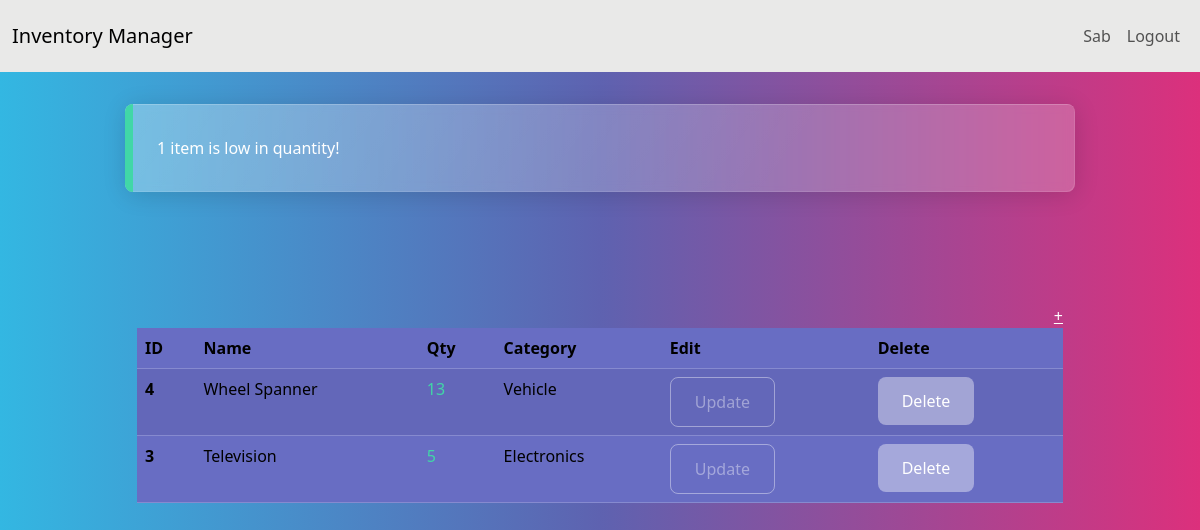
The page /dashboard/ (signed in) on the database its author committed.
### Inv/models.py (models this page shows, shortened)
class Item(models.Model):
    name = models.CharField(max_length=100)
    quantity = models.PositiveIntegerField()
    category = models.ForeignKey("Category", on_delete=models.SET_NULL, blank=True, null=True)
    createdDate = models.DateTimeField(auto_now_add=True)
    user = models.ForeignKey(User, on_delete=models.CASCADE)
    context_object_name = "items"

class Category(models.Model):
    name = models.CharField(max_length=100)
    class Meta:
        verbose_name_plural = "categories"

### Inv/views.py (the view)
# urls.py: path("dashboard/", views.DashBoard.as_view(), name="dashboard"),
class DashBoard(LoginRequiredMixin, View):
    def get(self, request):
        items = Item.objects.filter(user=self.request.user.id).order_by("-id")
        lowQuantity = Item.objects.filter(
            user = self.request.user.id,
            quantity__lte = LOW_ITEM_QUANTITY
        )
        if lowQuantity.count() > 0:
            if lowQuantity.count() <= 10:
                messages.error(request, f"{lowQuantity.count()} item is low in quantity!")
            else:
                messages.error(request, f"{lowQuantity.count()} item is low in quantity!")
        lowQuantityIds = Item.objects.filter(
            user = self.request.user.id,
            quantity__lte = LOW_ITEM_QUANTITY
        ).values_list("id", flat=True)
        return render(request, "Inv/dashboard.html", {"items" : items, "lowQuantityId" : lowQuantityIds})

### templates/Inv/dashboard.html (shortened to what this page needs)
{% extends "Inv/base.html" %}
{% block content %}
    {% if messages %}
        <div class="row mt-3">
            {% for message in messages %}
                {% if message.tag == "error" %}
                    <div class="col-md-10 col-12 mx-auto alert alert-danger">
                        {{ message }}
                    </div>
                {% else %}
                    <div class="col-md-10 col-12 mx-auto alert alert-success">
                        {{ message }}
                    </div>
                {% endif %}
            {% endfor %}
        </div>
    {% endif %}
    <div class="row">
        <div class="col-md-10 col-12 mx-auto mt-5">
            <div class="d-flex justify-content-end">
                <a href="{% url 'addItem' %}">
                    +
                </a>
            </div>
            <table class="table table-hover table-striped">
                <thead>
                    <tr>
                        <th scope="col">
                            ID
                        </th>
                        <th scope="col">
                            Name
                        </th>
                        <th scope="col">
                            Qty
                        </th>
                        <th scope="col">
                            Category
                        </th>
                        <th scope="col">
                            Edit
                        </th>
                        <th scope="col">
                            Delete
                        </th>
                    </tr>
                </thead>
                <tbody>
                    {% for item in items %}
                        <tr>
                            <th scope="row">{{ item.id }}</th>
                            <td>{{ item.name }}</td>
                            {% if item.id in lowQuantityIds %}
                            <td class="text-danger">{{ item.quantity }}</td>
                            {% else %}
                            <td class="text-success">{{ item.quantity }}</td>
                            {% endif %}
                            <td>{{ item.category.name }}</td>
                            <td><a href="{% url 'updateItem' item.id %}" class="btn btn-outline-secondary">Update</a></td>
                            <td><a href="{% url 'deleteItem' item.id %}" class="btn btn-secondary">Delete</a></td>
                        </tr>
                    {% endfor %}
                </tbody>
            </table>
        </div>
    </div>
{% endblock %}

### templates/Inv/navigatez.html (shortened to what this page needs)
<nav class="navbar navbar-expand-lg bg-light">
    <div class="container-fluid">
        <a class="navbar-brand" href="{% url 'home' %}">
            Inventory Manager
        </a>
        <div class="collapse navbar-collapse justify-content-end" id="navbarNav">
            <ul class="navbar-nav">
                {% if user.is_authenticated %}
                    <li class="nav-item">
                        <a class="nav-link" href="#">{{ user.username }}</a>
                    </li>
                    <li class="nav-item">
                        <a class="nav-link" href="{% url 'logout' %}">Logout</a>
                    </li>
                {% endif %}
            </ul>
        </div>
    </div>
</nav>

### rows shown on the page
Item: id "4", name "Wheel Spanner", quantity "13", category.name "Vehicle"
Item: id "3", name "Television", quantity "5", category.name "Electronics"

### other values the page prints
{{ user.username }} "Sab"
{{ message }} "1 item is low in quantity!"
